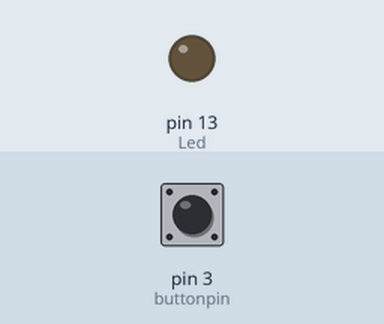
A sketch run on a simulated Arduino Uno, built with avr-gcc and run on an emulated ATmega328P. On the bench: output pins drawn as LEDs (lit = HIGH). Inputs (shaded band) come from the test bench; at power-on: pin 3 (buttonpin) LOW.

Above: at 1.2 s.
1.3 s: pin 3 (buttonpin) pulled HIGH for 0.15 s
At 1.37 s:
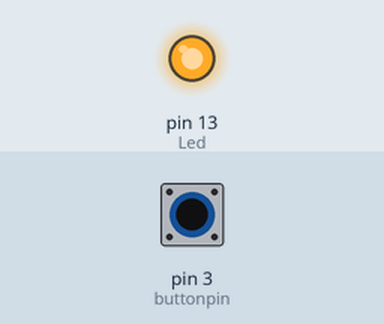
2.9 s: pin 3 (buttonpin) pulled HIGH for 3.2 s
At 7.5 s:
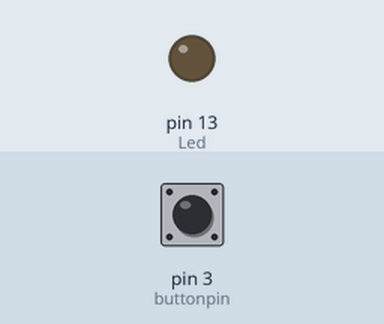
Timing chart, 0 to 9.0 s (numbered marks = the images above; inputs shaded):
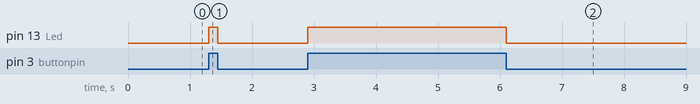

Measured:
- after the input at 1.3 s, pin 13 (Led): LOW → HIGH at once, → LOW 0.15 s later
- after the input at 2.9 s, pin 13 (Led): LOW → HIGH at once, → LOW 3.2 s later

The sketch:

SFKneo-14_LightBreakSensor.ino
```cpp
int Led = 13 ;
int buttonpin = 3;
int val ;

void setup (){
  Serial.begin(115200);
  pinMode (Led, OUTPUT) ;
  pinMode (buttonpin, INPUT) ;
}

void loop (){
  val = digitalRead (buttonpin) ;
  if (val == HIGH) {
    digitalWrite (Led, HIGH);
  }
  else {
    digitalWrite (Led, LOW);
  }
}
```
